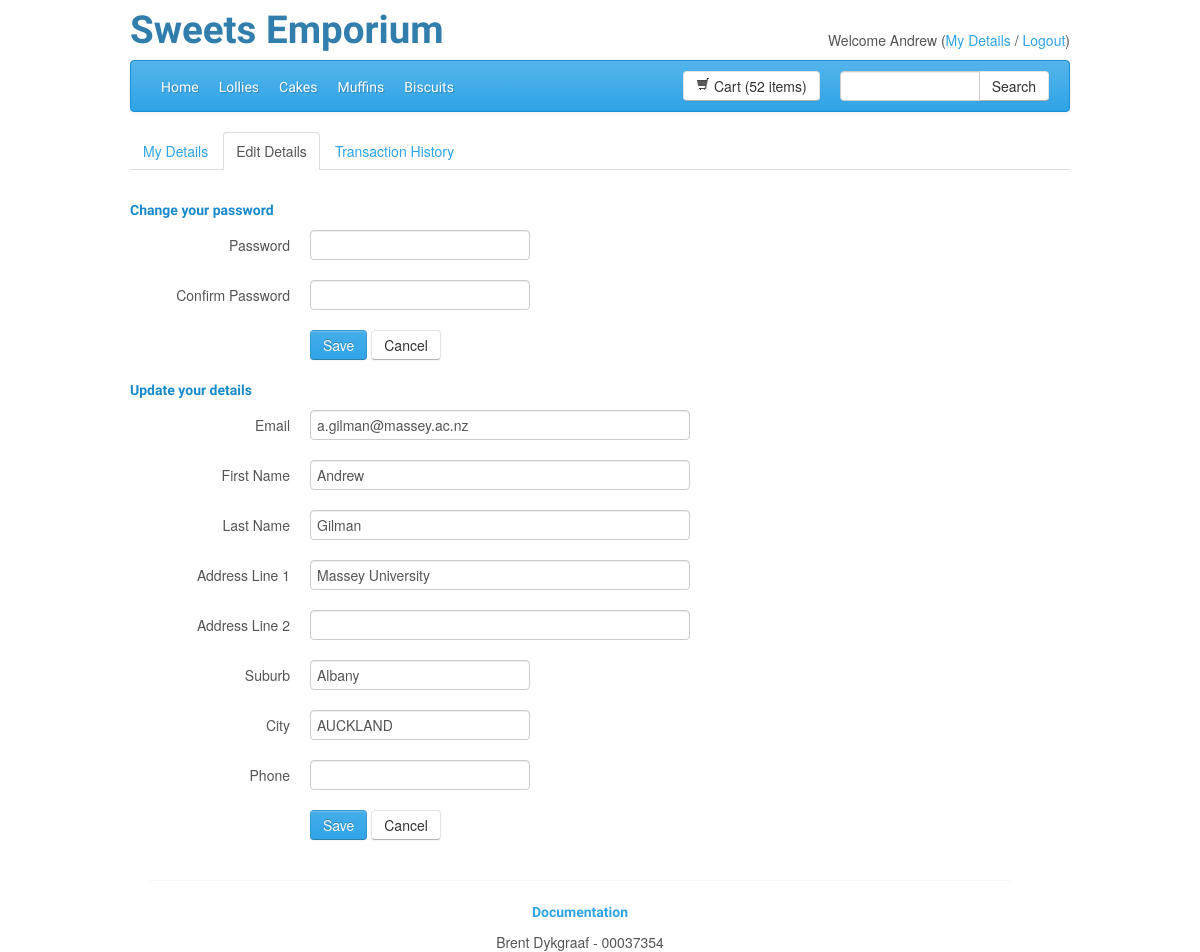
The app's page /index.php?s=useredit (signed in) with its own data.
### tables this page shows
CREATE TABLE IF NOT EXISTS `users` (
  `userId` int(11) NOT NULL AUTO_INCREMENT,
  `username` text NOT NULL,
  `password` text NOT NULL,
  `firstName` text NOT NULL,
  `lastName` text NOT NULL,
  `phone` text,
  `email` text NOT NULL,
  `address1` text NOT NULL,
  `address2` text,
  `suburb` text,
  `city` text NOT NULL,
  PRIMARY KEY (`userId`)
);

### index.php (called while the page is built, shortened)
<?php
$viewData = array();
include 'application/includes/startup.php';
$layout = new Layout($viewData);
$layout->display();
?>

### application/src/User.php (called while the page is built, shortened)
<?php
class User {
	private $userID;
	private $firstName;
	private $lastName;
	private $email;
	private $address1;
	private $address2;
	private $suburb;
	private $city;
	private $phone;
	private $dbConnection;
	public function __construct($userID, $dbConnection){
		$this->userID = $userID;
		$this->dbConnection = $dbConnection;
	}
	public function getCart(){
		$query = "SELECT orderId FROM orders WHERE userId='".$this->getUserID()."' AND status='Pending'";
		$result = mysqli_query($this->dbConnection, $query);
		$row = $result->fetch_row();
		return $row[0];
	}
	public function getUserID(){
		return $this->userID;
	}
	public function getFirstName(){
		if (!$this->firstName){
			$query = "SELECT firstName FROM users WHERE userId='".$this->userID."'";
			$result = mysqli_query($this->dbConnection, $query);
			$row = $result->fetch_row();
			$this->firstName = $row[0];
		}
		return $this->firstName;
	}
	public function getLastName(){
		if (!$this->lastName){
			$query = "SELECT lastName FROM users WHERE userId='".$this->userID."'";
			$result = mysqli_query($this->dbConnection, $query);
			$row = $result->fetch_row();
			$this->lastName = $row[0];
		}
		return $this->lastName;
	}
	public function getAddress1(){
		if (!$this->address1){
			$query = "SELECT address1 FROM users WHERE userId='".$this->userID."'";
			$result = mysqli_query($this->dbConnection, $query);
			$row = $result->fetch_row();
			$this->address1 = $row[0];
		}
		return $this->address1;
	}
	public function getAddress2(){
		if (!$this->address2){
			$query = "SELECT address2 FROM users WHERE userId='".$this->userID."'";
			$result = mysqli_query($this->dbConnection, $query);
			$row = $result->fetch_row();
			$this->address2 = $row[0];
		}
		return $this->address2;
	}
	public function getSuburb(){
		if (!$this->suburb){
			$query = "SELECT suburb FROM users WHERE userId='".$this->userID."'";
			$result = mysqli_query($this->dbConnection, $query);
			$row = $result->fetch_row();
			$this->suburb = $row[0];
		}
		return $this->suburb;
	}
	public function getCity(){
		if (!$this->city){
			$query = "SELECT city FROM users WHERE userId='".$this->userID."'";
			$result = mysqli_query($this->dbConnection, $query);
			$row = $result->fetch_row();
			$this->city = $row[0];
		}
		return $this->city;
	}
	public function getEmail(){
		if (!$this->email){
			$query = "SELECT email FROM users WHERE userId='".$this->userID."'";
			$result = mysqli_query($this->dbConnection, $query);
			$row = $result->fetch_row();
			$this->email = $row[0];
		}
		return $this->email;
	}
	public function getPhone(){
		if (!$this->phone){
			$query = "SELECT phone FROM users WHERE userId='".$this->userID."'";
			$result = mysqli_query($this->dbConnection, $query);
			$row = $result->fetch_row();
			$this->phone = $row[0];
		}
		return $this->phone;
	}
}

### application/src/Order.php (called while the page is built, shortened)
<?php
class Order {
	private $orderID;
	private $itemList;
	private $dbConnection;
	public function __construct($orderID, $dbConnection){
		$this->orderID = $orderID;
		$this->dbConnection = $dbConnection;
		$this->getItemList();
	}
	public function getNumberOfItems(){
		$total = 0;
		foreach($this->getItemList() as $lineItem){
			$total += $lineItem->getQuantity();
		}
		return $total;
	}
	public function getItemList(){
		if (!$this->itemList){
			$list = array();
			$query = "SELECT * FROM orderitems WHERE orderId='".$this->orderID."'";
			$result = mysqli_query($this->dbConnection, $query);
			while ($row = $result->fetch_assoc()) {
				$list[] = new OrderItem($row["orderId"], $row["productId"], $this->dbConnection);
			}
			$this->itemList = $list;
		}
		return $this->itemList;
	}
}

### application/includes/startup.php (called while the page is built, shortened)
<?php
include 'application/src/Layout.php';
include 'application/src/Order.php';
include 'application/src/OrderItem.php';
include 'application/src/User.php';
$db = new Database();
$dbConnection = $db->getDbConnection();
if(isset($_SESSION["userID"])){
	$viewData["user"] = new User($_SESSION["userID"], $dbConnection);
} else {
	$viewData["user"] = null;
}
if(isset($_SESSION["cartID"])){
	$viewData["cart"] = new Order($_SESSION["cartID"], $dbConnection);
	if ($viewData["user"]){
		$viewData["cart"]->setUserID($viewData["user"]->getUserID());
		$viewData["cart"]->save();
	}
} else {
	if($viewData["user"]){
		$_SESSION["cartID"] = $viewData["user"]->getCart();
	} else {
		$viewData["cart"] = null;
	}
}

### application/src/OrderItem.php (called while the page is built, shortened)
<?php
class OrderItem {
	private $orderID;
	private $productID;
	private $quantity;
	private $dbConnection;
	public function __construct($orderID, $productID, $dbConnection){
		$this->orderID = $orderID;
		$this->productID = $productID;
		$this->dbConnection = $dbConnection;
	}
	public function getQuantity(){
		if (!$this->quantity){
			$query = "SELECT quantity FROM orderitems WHERE orderId='".$this->orderID."' AND productId='".$this->productID."'";
			$result = mysqli_query($this->dbConnection, $query);
			$row = $result->fetch_row();
			$this->quantity = $row[0];
		}
		return $this->quantity;
	}
}

### application/templates/pages/useredit.phtml (the view, shortened to what this page needs)
<div class="container" id="mainContainer">
<?php include "application/templates/pages/usermenu.phtml";?>
<?php if ($registered=="success"){
	?>
		<h4 class="text-info">Your details have been saved</h4>
		<p>You can return to <a href="index.php?s=userview">My Details</a> or continue <a href="index.php">shopping</a>.</p>
	<?php
} elseif ($registered == "failure"){
	?>
		<h4 class="text-info">We could not save the information</h4>
		<p>Something unexpected happened.</p>
	<?php
} else {
	?>
		<form action="" method="POST" name="editForm" class="form-horizontal"  id="editForm">
			<h5 class="text-info">Change your password</h5>
			<div class="control-group">
				<label class="control-label" for="password">Password</label>
				<div class="controls">
					<input name="password" type="password" id="fmPassword" placeholder="" class="span3" value="">
				</div>
			</div>
			<div class="control-group">
				<label class="control-label" for="confirmPassword">Confirm Password</label>
				<div class="controls">
					<input name="confirmPassword" type="password" id="fmConfirm" placeholder="" class="span3" value="">
				</div>
			</div>
			<div class="control-group">
				<div class="controls">
					<input name="submit" type="submit" class="btn btn-primary" value="Save">
					<a href="index.php?s=userview" class="btn">Cancel</a>
				</div>
			</div>
			<h5 class="text-info">Update your details</h5>
			<div class="control-group">
				<label class="control-label" for="email">Email</label>
				<div class="controls">
					<input name="email" id="fmEmail" type="text" placeholder="Required" class="span5" value="<?php echo $user->getEmail(); ?>">
				</div>
			</div>
			<div class="control-group">
				<label class="control-label" for="firstname">First Name</label>
				<div class="controls">
					<input name="firstname" id="fmFirstName" type="text" placeholder="Required" class="span5" value="<?php echo $user->getFirstName(); ?>">
				</div>
			</div>
			<div class="control-group">
				<label class="control-label" for="lastname">Last Name</label>
				<div class="controls">
					<input name="lastname" id="fmLastName" type="text" placeholder="Required" class="span5" value="<?php echo $user->getLastName(); ?>">
				</div>
			</div>
			<div class="control-group">
				<label class="control-label" for="address1">Address Line 1</label>
				<div class="controls">
					<input name="address1" id="fmAddress1" type="text" placeholder="Required" class="span5" value="<?php echo $user->getAddress1(); ?>">
				</div>
			</div>
			<div class="control-group">
				<label class="control-label" for="lastname">Address Line 2</label>
				<div class="controls">
					<input name="address2" id="fmAddress2" type="text" placeholder="" class="span5" value="<?php echo $user->getAddress2(); ?>">
				</div>
			</div>
			<div class="control-group">
				<label class="control-label" for="suburb">Suburb</label>
				<div class="controls">
					<input name="suburb" id="fmSuburb" type="text" placeholder="" class="span3" value="<?php echo $user->getSuburb(); ?>">
				</div>
			</div>
			<div class="control-group">
				<label class="control-label" for="city">City</label>
				<div class="controls">
					<input name="city" id="fmCity" type="text" placeholder="Required" class="span3" value="<?php echo $user->getCity(); ?>">
				</div>
			</div>
			<div class="control-group">
				<label class="control-label" for="phone">Phone</label>
				<div class="controls">
					<input name="phone" id="fmPhone" type="text" placeholder="" class="span3" value="<?php echo $user->getPhone(); ?>">
				</div>
			</div>
			<div class="control-group">
				<div class="controls">
					<input name="submit" type="submit" class="btn btn-primary" value="Save">
					<a href="index.php?s=userview" class="btn">Cancel</a>
				</div>
			</div>
		</form>
<?php
}
?>
</div>

### application/templates/layout/header.phtml
<div class="row">
	<div class="header-title span8">
		<h1>Sweets Emporium</h1>
	</div>
	<div class="user-info span4 text-right">
		<?php
			if($user){
				echo "Welcome ".$user->getFirstName();
				echo '  (<a href="index.php?s=userview">My Details</a> / <a href="index.php?s=logout">Logout</a>)';
			} else {
				echo "Welcome Guest ( ";
				echo '<a href="index.php?s=login">Login</a> or ';
				echo '<a href="index.php?s=register">Register</a> )';
			}
		?>
	</div>
</div>
<div class="navbar">
	<div class="navbar-inner">
	<ul class="nav">
		<li <?php if($screen=="home"){echo 'class="active"';}?>><a href="index.php">Home</a></li>
		<li <?php if($screen=="category" && $page=="1"){echo 'class="active"';}?>><a href="index.php?s=category&p=1">Lollies</a></li>
		<li <?php if($screen=="category" && $page=="2"){echo 'class="active"';}?>><a href="index.php?s=category&p=2">Cakes</a></li>
		<li <?php if($screen=="category" && $page=="3"){echo 'class="active"';}?>><a href="index.php?s=category&p=3">Muffins</a></li>
		<li <?php if($screen=="category" && $page=="4"){echo 'class="active"';}?>><a href="index.php?s=category&p=4">Biscuits</a></li>
	</ul>
	<div class="input-append searchbox">
		<input class="span2" id="searchBox" type="text">
		<button class="btn" type="button" id="searchButton">Search</button>
	</div>
	<?php
	$numItems = "empty";
	if ($cart){
		$num = $cart->getNumberOfItems();
		if ($num == 1){
			$numItems = "1 item";
		} elseif ($num > 1){
			$numItems = $num." items";
		}
	}
	 ?>
	<a href="index.php?s=orderview&p=cart" id="cartHeader" class="btn btn cartbox"><i class="icon-shopping-cart"></i> Cart (<?php echo $numItems; ?>)</a>
	</div>
</div>

### public/css/custom.css (style rules this page uses)
.user-info { padding-top: 30px; }
.searchbox { float: right; padding: 10px 0px 0px 20px; }
.cartbox { float: right; }
.input-append { float: right; }

### records on screen
users: firstName "Andrew", email "a.gilman@massey.ac.nz", firstname "Andrew", lastname "Gilman", address1 "Massey University", suburb "Albany", city "AUCKLAND"

### other values on screen
$numItems "52 items"
